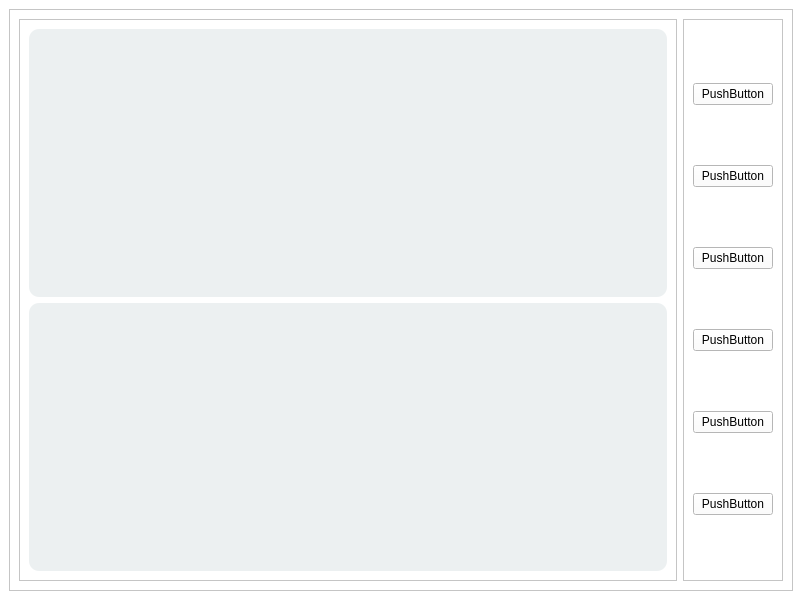
<?xml version="1.0" encoding="UTF-8"?>
<ui version="4.0">
 <class>MainWindow</class>
 <widget class="QMainWindow" name="MainWindow">
  <property name="geometry">
   <rect>
    <x>0</x>
    <y>0</y>
    <width>802</width>
    <height>600</height>
   </rect>
  </property>
  <property name="windowTitle">
   <string>MainWindow</string>
  </property>
  <property name="styleSheet">
   <string notr="true">background-color: rgb(255, 255, 255);</string>
  </property>
  <widget class="QWidget" name="centralwidget">
   <layout class="QHBoxLayout" name="horizontalLayout">
    <item>
     <widget class="QFrame" name="frame">
      <property name="frameShape">
       <enum>QFrame::StyledPanel</enum>
      </property>
      <property name="frameShadow">
       <enum>QFrame::Raised</enum>
      </property>
      <layout class="QHBoxLayout" name="horizontalLayout_2">
       <item>
        <widget class="QFrame" name="frame_2">
         <property name="frameShape">
          <enum>QFrame::StyledPanel</enum>
         </property>
         <property name="frameShadow">
          <enum>QFrame::Raised</enum>
         </property>
         <layout class="QVBoxLayout" name="verticalLayout">
          <item>
           <widget class="QFrame" name="frame_4">
            <property name="styleSheet">
             <string notr="true">background-color: rgb(236, 240, 241);
border-radius:10px;</string>
            </property>
            <property name="frameShape">
             <enum>QFrame::StyledPanel</enum>
            </property>
            <property name="frameShadow">
             <enum>QFrame::Raised</enum>
            </property>
           </widget>
          </item>
          <item>
           <widget class="QFrame" name="plotterfn">
            <property name="styleSheet">
             <string notr="true">background-color: rgb(236, 240, 241);
border-radius:10px;</string>
            </property>
            <property name="frameShape">
             <enum>QFrame::StyledPanel</enum>
            </property>
            <property name="frameShadow">
             <enum>QFrame::Raised</enum>
            </property>
           </widget>
          </item>
         </layout>
        </widget>
       </item>
       <item>
        <widget class="QFrame" name="frame_3">
         <property name="maximumSize">
          <size>
           <width>100</width>
           <height>16777215</height>
          </size>
         </property>
         <property name="frameShape">
          <enum>QFrame::StyledPanel</enum>
         </property>
         <property name="frameShadow">
          <enum>QFrame::Raised</enum>
         </property>
         <layout class="QVBoxLayout" name="verticalLayout_2">
          <item>
           <widget class="QPushButton" name="pushButton">
            <property name="text">
             <string>PushButton</string>
            </property>
           </widget>
          </item>
          <item>
           <widget class="QPushButton" name="pushButton_2">
            <property name="text">
             <string>PushButton</string>
            </property>
           </widget>
          </item>
          <item>
           <widget class="QPushButton" name="pushButton_3">
            <property name="text">
             <string>PushButton</string>
            </property>
           </widget>
          </item>
          <item>
           <widget class="QPushButton" name="pushButton_4">
            <property name="text">
             <string>PushButton</string>
            </property>
           </widget>
          </item>
          <item>
           <widget class="QPushButton" name="pushButton_5">
            <property name="text">
             <string>PushButton</string>
            </property>
           </widget>
          </item>
          <item>
           <widget class="QPushButton" name="pushButton_6">
            <property name="text">
             <string>PushButton</string>
            </property>
           </widget>
          </item>
         </layout>
        </widget>
       </item>
      </layout>
     </widget>
    </item>
   </layout>
  </widget>
 </widget>
 <resources/>
 <connections/>
</ui>
